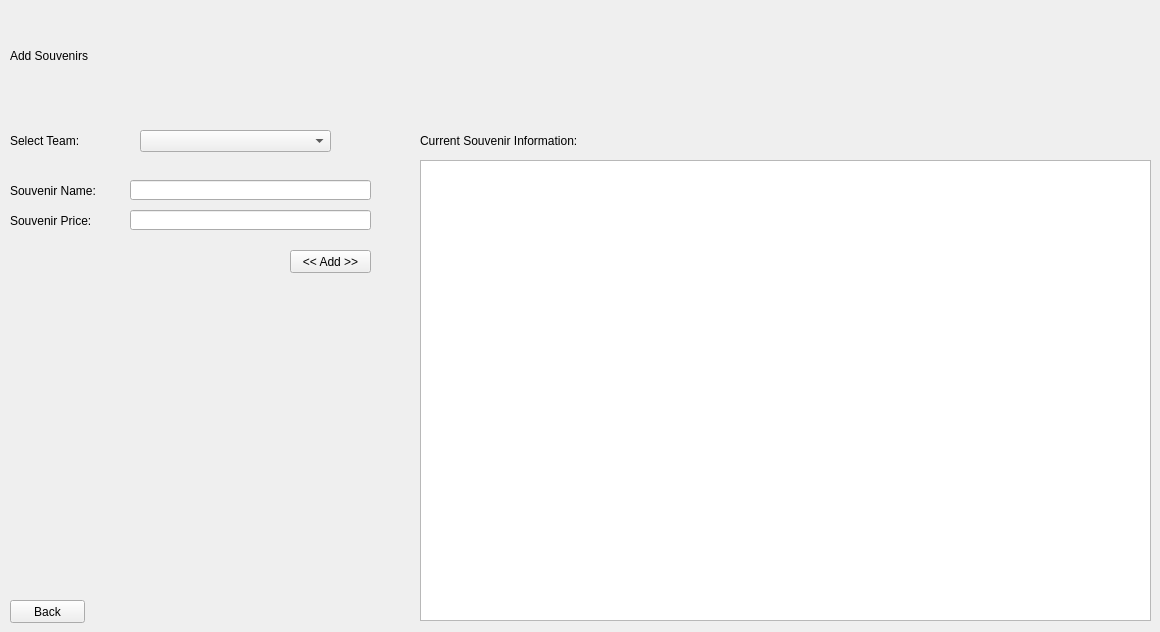
    <widget class="QWidget" name="page_5">
     <widget class="QLabel" name="addSouvenirsLabel">
      <property name="geometry">
       <rect>
        <x>10</x>
        <y>10</y>
        <width>331</width>
        <height>91</height>
       </rect>
      </property>
      <property name="styleSheet">
       <string notr="true">font: 75 36pt &quot;Arial&quot;;</string>
      </property>
      <property name="text">
       <string>Add Souvenirs</string>
      </property>
     </widget>
     <widget class="QPushButton" name="asBackPushButton">
      <property name="geometry">
       <rect>
        <x>10</x>
        <y>600</y>
        <width>75</width>
        <height>23</height>
       </rect>
      </property>
      <property name="text">
       <string>Back</string>
      </property>
     </widget>
     <widget class="QLabel" name="currentSouvenirInformationLabel_2">
      <property name="geometry">
       <rect>
        <x>420</x>
        <y>120</y>
        <width>281</width>
        <height>41</height>
       </rect>
      </property>
      <property name="styleSheet">
       <string notr="true">font: 16pt &quot;Arial&quot;;</string>
      </property>
      <property name="text">
       <string>Current Souvenir Information:</string>
      </property>
     </widget>
     <widget class="QTreeView" name="addSouvenirTreeView">
      <property name="geometry">
       <rect>
        <x>420</x>
        <y>160</y>
        <width>731</width>
        <height>461</height>
       </rect>
      </property>
     </widget>
     <widget class="QLabel" name="asSelectTeamPromptLabel">
      <property name="geometry">
       <rect>
        <x>10</x>
        <y>120</y>
        <width>131</width>
        <height>41</height>
       </rect>
      </property>
      <property name="styleSheet">
       <string notr="true">font: 16pt &quot;Arial&quot;;</string>
      </property>
      <property name="text">
       <string>Select Team:</string>
      </property>
     </widget>
     <widget class="QComboBox" name="asTeamSelectionComboBox">
      <property name="geometry">
       <rect>
        <x>140</x>
        <y>130</y>
        <width>191</width>
        <height>22</height>
       </rect>
      </property>
     </widget>
     <widget class="QLabel" name="aSouvenirNameLabel">
      <property name="geometry">
       <rect>
        <x>10</x>
        <y>170</y>
        <width>151</width>
        <height>41</height>
       </rect>
      </property>
      <property name="styleSheet">
       <string notr="true">font: 12pt &quot;Arial&quot;;</string>
      </property>
      <property name="text">
       <string>Souvenir Name:</string>
      </property>
     </widget>
     <widget class="QLineEdit" name="addSouvenirNameLineEdit">
      <property name="geometry">
       <rect>
        <x>130</x>
        <y>180</y>
        <width>241</width>
        <height>20</height>
       </rect>
      </property>
     </widget>
     <widget class="QLabel" name="asSouvenirPriceLabel">
      <property name="geometry">
       <rect>
        <x>10</x>
        <y>200</y>
        <width>151</width>
        <height>41</height>
       </rect>
      </property>
      <property name="styleSheet">
       <string notr="true">font: 12pt &quot;Arial&quot;;</string>
      </property>
      <property name="text">
       <string>Souvenir Price:</string>
      </property>
     </widget>
     <widget class="QLineEdit" name="asSouvenirPriceLineEdit">
      <property name="geometry">
       <rect>
        <x>130</x>
        <y>210</y>
        <width>241</width>
        <height>20</height>
       </rect>
      </property>
     </widget>
     <widget class="QPushButton" name="updatePushButton_AS">
      <property name="geometry">
       <rect>
        <x>290</x>
        <y>250</y>
        <width>81</width>
        <height>23</height>
       </rect>
      </property>
      <property name="text">
       <string>&lt;&lt; Add &gt;&gt;</string>
      </property>
     </widget>
    </widget>
